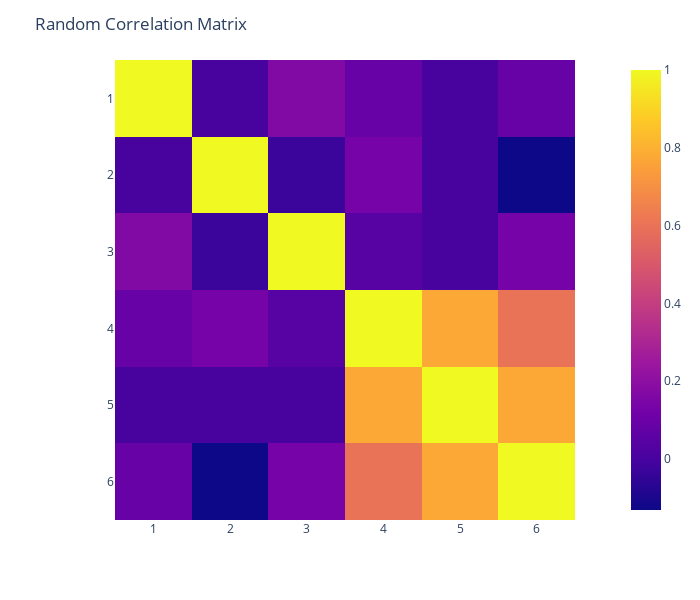

The notebook cell saved with this chart:
### Code cell
fig = px.imshow(TC.corr(),
                x=np.arange(1, 7),
                y=np.arange(1, 7))
fig.update_layout(height=600, width=700, title_text="Random Correlation Matrix")
fig.show()

### Figure 1 — Plotly figure (JSON) as saved in the notebook; plotly's stock layout.template omitted (floating-point values rounded to 4 significant figures)
{"data": [{"coloraxis": "coloraxis", "hovertemplate": "x: %{x}<br>y: %{y}<br>color: %{z}<extra></extra>", "name": "0", "type": "heatmap", "x": [1, 2, 3, 4, 5, 6], "xaxis": "x", "y": [1, 2, 3, 4, 5, 6], "yaxis": "y", "z": [[1, 7.506e-17, 0.169, 0.08607, -8.327e-17, 0.08607], [7.506e-17, 1, -0.02857, 0.1309, -6.709e-17, -0.1309], [0.169, -0.02857, 1, 0.04364, -9.712e-17, 0.1309], [0.08607, 0.1309, 0.04364, 1, 0.7746, 0.6], [-8.327e-17, -6.709e-17, -9.712e-17, 0.7746, 1, 0.7746], [0.08607, -0.1309, 0.1309, 0.6, 0.7746, 1]]}], "layout": {"coloraxis": {"colorscale": [[0, "#0d0887"], [0.1111, "#46039f"], [0.2222, "#7201a8"], [0.3333, "#9c179e"], [0.4444, "#bd3786"], [0.5556, "#d8576b"], [0.6667, "#ed7953"], [0.7778, "#fb9f3a"], [0.8889, "#fdca26"], [1, "#f0f921"]]}, "height": 600, "margin": {"t": 60}, "title": {"text": "Random Correlation Matrix"}, "width": 700, "xaxis": {"anchor": "y", "constrain": "domain", "domain": [0, 1], "scaleanchor": "y"}, "yaxis": {"anchor": "x", "autorange": "reversed", "constrain": "domain", "domain": [0, 1]}}}
